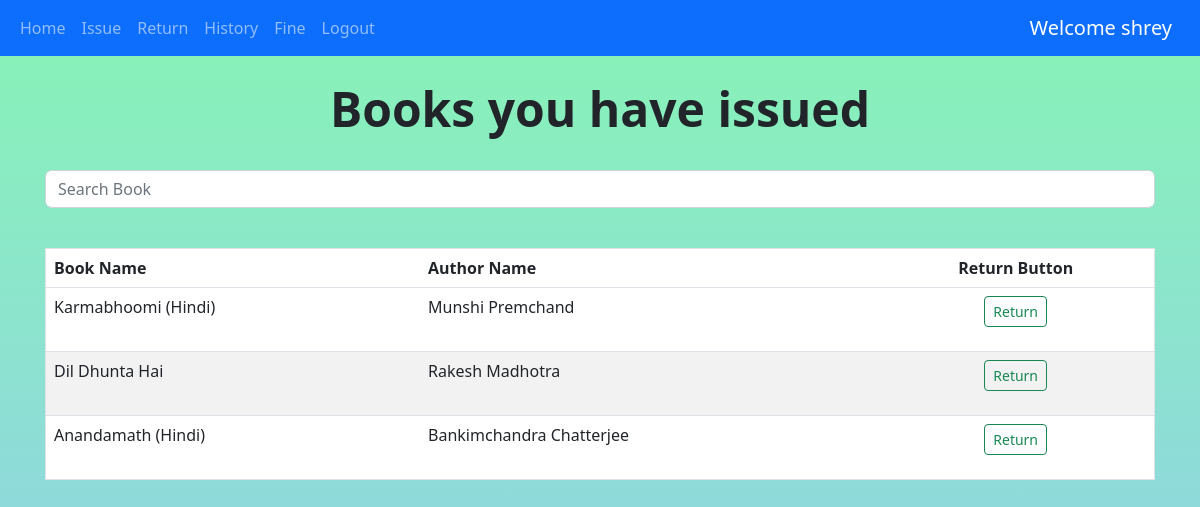
/return_item (signed in), run on the app's committed database.
### books/models.py (models this page shows, shortened)
class Book(models.Model):
    book_name = models.CharField(max_length=150)
    author_name = models.CharField(max_length=200)
    quantity = models.IntegerField(default=1)
    subject = models.CharField(max_length=2000)
    book_add_time = models.TimeField(default=timezone.now())
    book_add_date = models.DateField(default=date.today())
    class Meta:
        unique_together = ('book_name','author_name')

### books/views.py (the view, shortened to what this page needs)
# urls.py: path('return_item',views.return_item,name='return_item'),
@login_required(login_url='login')
def return_item(request):
    my_items = IssuedItem.objects.filter(user_id = request.user,return_date__isnull=True).values_list('book_id')
    books = Book.objects.exclude(~Q(id__in=my_items))
    params = {'books':books}
    return render(request,'return_item.html',params)

### templates/return_item.html (shortened to what this page needs)
{% extends 'base.html' %} {% block content %}
<center>
  <br />
  <h1 class="display-5 fw-bold">Books you have issued</h1>
  <br />
  <div class="input-group container">
    <input
      id="search"
      type="search"
      class="form-control rounded"
      placeholder="Search Book"
      aria-label="Search"
      aria-describedby="search-addon"
    />
  </div>
</center>
<br />
<div class="container">
  <table class="table">
    <thead class="thead-dark">
      <tr>
        <th scope="col">Book Name</th>
        <th scope="col">Author Name</th>
        <th scope="col">
          <center>Return Button</center>
        </th>
      </tr>
    </thead>
    <tbody id="table_data">
      {% for book in books %}
      <tr>
        <td>{{book.book_name}}</td>
        <td>{{book.author_name}}</td>
        <td>
          <center>
            <form action="return_item" method="post">
              <button type="submit" class="btn btn-outline-success btn-sm">
                Return
              </button>
            </form>
          </center>
        </td>
      </tr>
      {% endfor %}
    </tbody>
  </table>
</div>
{% endblock %}

### templates/base.html (shortened to what this page needs)
{% load static %}
<!DOCTYPE html>
<html lang="en">
<head>
    <link href="https://cdn.jsdelivr.net/npm/bootstrap@5.2.3/dist/css/bootstrap.min.css" rel="stylesheet">
</head>
<body>
    <nav class="navbar navbar-expand-lg bg-body-light,navbar navbar-dark bg-primary">
        <div class="container-fluid">
            <div class="collapse navbar-collapse" id="navbarSupportedContent">
                <ul class="navbar-nav me-auto mb-2 mb-lg-0">
                    {% if not user.is_authenticated %}
                    <li class="nav-item">
                        <a class="nav-link" href="login">Login</a>
                    </li>
                    <li class="nav-item">
                        <a class="nav-link" href="register">Register</a>
                    </li>
                    {% else %}
                    <li class="nav-item">
                        <a class="nav-link" href="/">Home</a>
                    </li>
                    <li class="nav-item">
                        <a class="nav-link" href="issue">Issue</a>
                    </li>
                    <li class="nav-item">
                        <a class="nav-link" href="return_item">Return</a>
                    </li>
                    <li class="nav-item">
                        <a class="nav-link" href="history">History</a>
                    </li>
                    <li class="nav-item">
                        <a class="nav-link" href="fine">Fine</a>
                    </li>
                    <li class="nav-item">
                        <a class="nav-link" href="logout">Logout</a>
                    </li>
                    {% endif %}
                </ul>
            </div>
            {% if user.is_authenticated %}
            <a class="navbar-brand" href="#">Welcome {{request.user.first_name}}</a>
            {% endif %}
        </div>
    </nav>
    {% block content %}
    {% endblock %}
</body>
</html>

### templates/base.html (style rules this page uses)
body { background-color: linear-gradient(#89b4f4, #cf7ade); background-repeat: no-repeat; background-size: cover; }

### templates/return_item.html (style rules this page uses)
table { border-collapse: collapse; border-spacing: 0; border-radius: 10px; width: 100%; border: 1px solid #ddd; }
th, td { text-align: left; padding: 16px; }
tr:nth-child(even) { background-color: #f2f2f2; }
tr:nth-child(odd) { background-color: #ffffff; }
.container { width: 100%; padding-right: 15px; padding-left: 15px; margin-right: auto; margin-left: auto; }
.input-group { width: 100%; margin-bottom: 1rem; }
body { background: linear-gradient(#87f4b5, #93cbf1); background-attachment: fixed; background-repeat: no-repeat; }

### data on the page
Book: book_name "Karmabhoomi (Hindi)", author_name "Munshi Premchand"
Book: book_name "Dil Dhunta Hai", author_name "Rakesh Madhotra"
Book: book_name "Anandamath (Hindi)", author_name "Bankimchandra Chatterjee"

### other printed values
{{ request.user.first_name }} "shrey"
